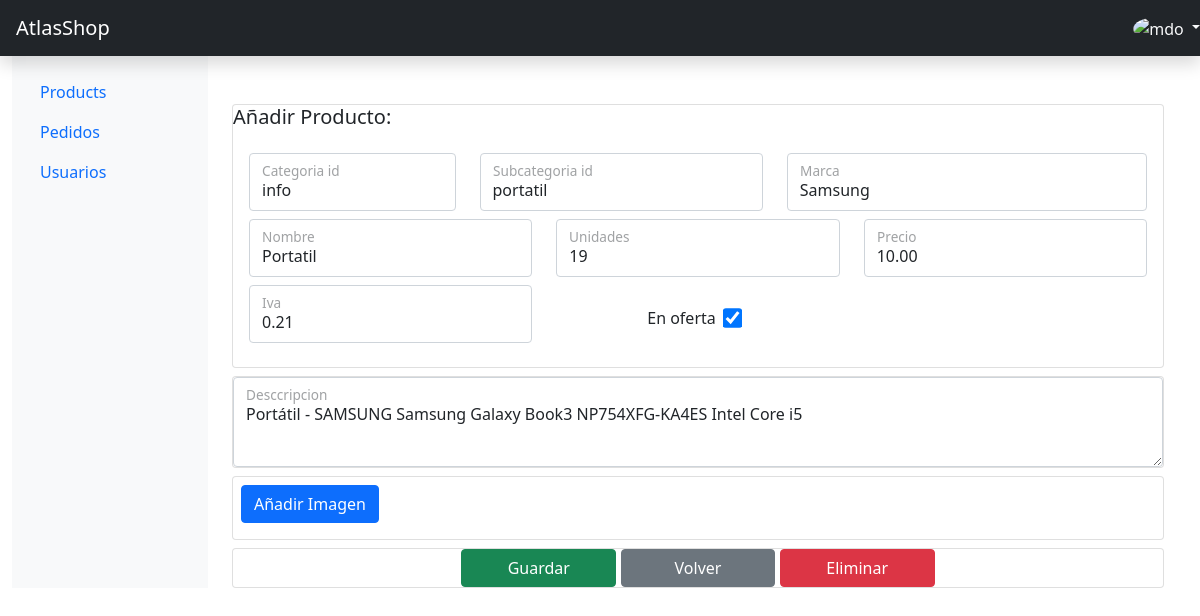
Page /administracion/producto-edit/25 (signed in) on the earlier database version.
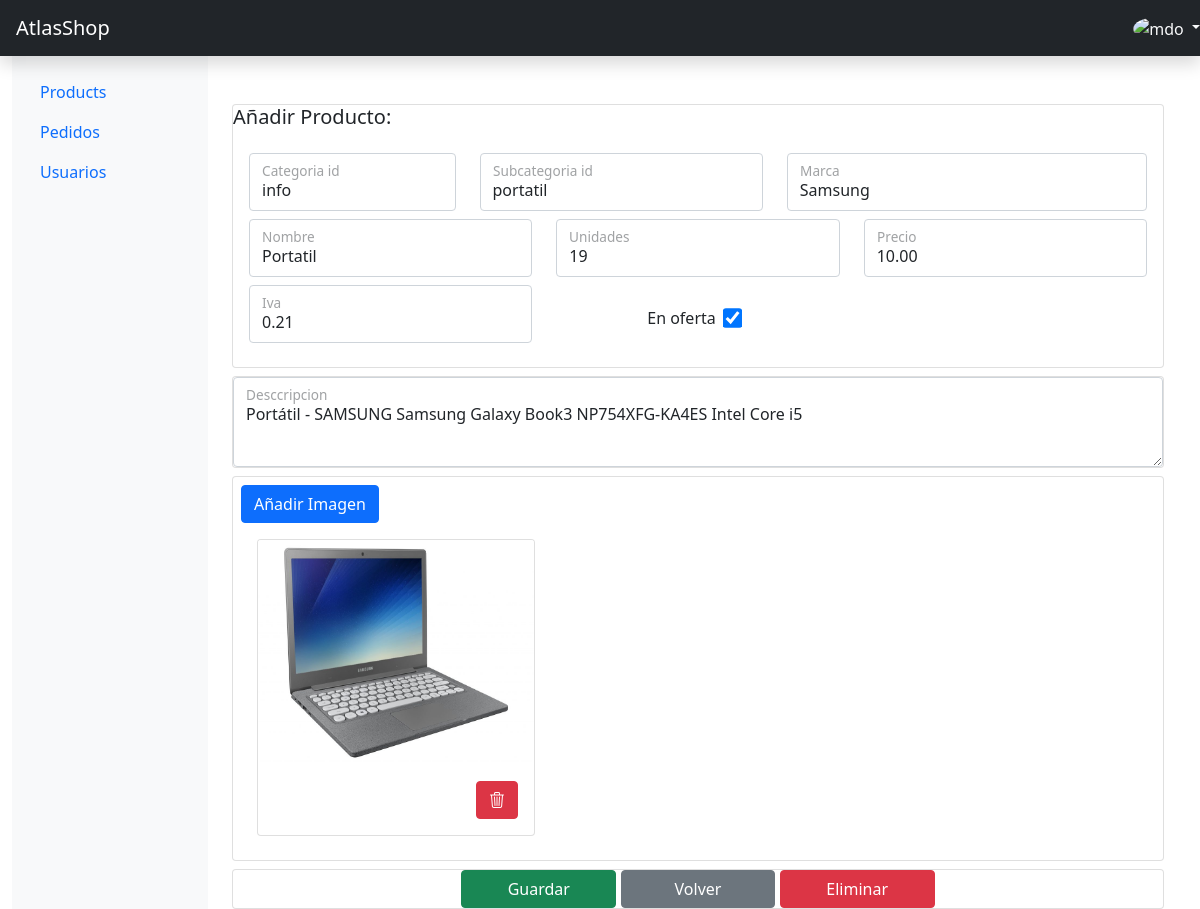
Same page on the later database version.
### main/models.py (models this page shows, shortened)
class ImagenProducto(models.Model):
    id = models.AutoField(db_column='id', primary_key=True)
    imagen = models.ImageField(upload_to='producto/imagenes', null=True, blank=True)
    imagen_principal = models.BooleanField(default=False, blank=True, null=True)
    producto_id = models.ForeignKey(db_column='producto_id', to=Producto, on_delete=models.CASCADE, related_name='get_Producto_ImagenProducto', verbose_name=_("Producto"))
    class Meta:
        db_table = "imagen_producto"
        verbose_name = "Imagen Producto"
        verbose_name_plural ="Imagens Producto"

### administracion/productoViews.py (the view, shortened to what this page needs)
# urls.py: path('producto-edit/<int:key>', ProductoEditPageView.as_view(), name='producto_edit'),
@class_view_decorator(superuser_required)
class ProductoEditPageView(TemplateView):
    template_name ="administracion/producto-edit.html"
    def contexto(self, request,producto_id:Producto):
        try:
            form_imagen = ImagenForm()
            qsImagenProducto = None
            if producto_id is not None:
                form = ProductoForm(instance=producto_id, initial=dict(
                    subcategoria_id =  SubCategoria.objects.filter(id=producto_id.subcategoria_id.id).first(),
                    categoria_id= Categoria.objects.filter(id=producto_id.subcategoria_id.categoria_id.id).first(),
                ))
                form.fields["subcategoria_id"].queryset = SubCategoria.objects.filter(id=producto_id.subcategoria_id.id)
                form.fields["categoria_id"].queryset = Categoria.objects.filter(id=producto_id.subcategoria_id.categoria_id.id)
                qsImagenProducto =  producto_id.get_Producto_ImagenProducto.all()
                key = producto_id.id
                secure_data=encriptar(dict(key=str(key)))
            contexto = dict(
                form=form,
                secure_data=secure_data,
                form_imagen=form_imagen,
                qsImagenProducto=qsImagenProducto,
            )
            return contexto
        except Exception as Err:
            return Err
    def get(self, request, *args, **kwargs):
        contexto = dict()
        try:
            key = kwargs.get('key', None)
            if key is not None:
                producto_id = Producto.objects.get(id=key)
                if producto_id is None:
                    raise ValueError("No existe este producto")
            contexto = self.contexto(request, producto_id=producto_id)
            if request.session.get("add_contexto", None) is not None:
                contexto.update(request.session["add_contexto"])
                del request.session["add_contexto"]
            return render(request, self.template_name, contexto)
        except Exception as Err:
            return Err

### administracion/productoForms.py
class ImagenForm(forms.ModelForm):
    class Meta:
        model = ImagenProducto
        fields = [
            "imagen",
            "imagen_principal",
        ]
        widgets = {
             'imagen_principal': forms.CheckboxInput(attrs={'class': 'form-check',"style": "margin:;  transform:",
                                                     "data-toggle":"tooltip", "data-placement":"left",
                                                    'title': '!Haz click si Quieres establecer la imagen como una imagen principal.' ,"required":False}),
            'imagen': forms.ClearableFileInput(attrs={
                'class': 'form-control-file',
                'style': 'margin: 10px;',
                'data-toggle': 'tooltip',
                'data-placement': 'left',
                'title': 'Sube una imagen para el producto'
            }),
        }

### administracion/permisos.py (called while the page is built)
def superuser_required(view_func):
    return user_passes_test(lambda u: u.is_superuser, login_url='administracion:login')(view_func)

### main/funciones.py (called while the page is built)
def encriptar(diccionario):
    dict_encriptado = dict()
    for K, V in diccionario.items():
        dict_encriptado[K] = generate_password_hash(V)
    return dict_encriptado

### administracion/templates/administracion/producto-edit.html (shortened to what the changed rows need)
{% extends 'administracion/base.html' %}
{% load static %}
{% load i18n %}
{% block link %}
<link href="https://cdn.jsdelivr.net/npm/bootstrap@5.0.2/dist/css/bootstrap.min.css" rel="stylesheet">
{% endblock link %}
{% block content %}
<form  method="post" class="form-floating" action="{% url 'administracion:producto_edit' key=form.instance.id %}">
    {% if form.instance.id %}
        <div class="card mt-2">
            <div class="container mt-2">
                <div class="row">
                {% for imagen_id in qsImagenProducto %}
                    <div class="col-md-4">
                        <div class="card mb-4 box-shadow">
                            <img class="card-img-top" src="{{ imagen_id.imagen.url }}" style="height: 225px; width: 100%; display: block;" data-holder-rendered="true">
                            <div class="card-body">
                                <div class="d-flex justify-content-end ">
                                <button type="button" class="btn btn-danger"  data-bs-toggle="modal" data-bs-placement="bottom"  data-bs-target="#eliminar_imagen_id_{{imagen_id.id}}" title="eliminar imagen"> <i class="bi bi-trash3"></i></button>
                                </div>
                            </div>
                        </div>
                    </div>
                {% endfor %}
                </div>
            </div>
        </div>
    {% endif %}
</form>
{% endblock content %}

Differences in the rows shown:
added ImagenProducto: imagen (picture)
